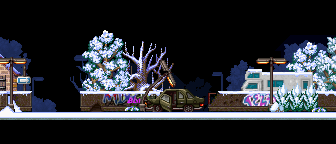

Tiled map render using the project's own tile images. Description and the map definition, with tile-layer contents summarised, below:
An orthogonal 21x9 tile map with 16x16 px tiles, 1 tile layer (Passability), 1 hidden layer not drawn, 1 image layer.

<map version="1.0" orientation="orthogonal" renderorder="right-down" width="21" height="9" tilewidth="16" tileheight="16" nextobjectid="1">
 <tileset firstgid="1" source="Tilesets/Editor.tsx" />
 <imagelayer name="Background">
  <image source="Images/Accident.png" width="336" height="144" />
 </imagelayer>
 <objectgroup name="Object Layer" />
 <layer name="Passability" width="21" height="9" opacity="0">
  <properties>
   <property name="CheckPassability" type="bool" value="true" />
  </properties>
  <data>[189 cells, 107 non-empty, 3 distinct tile ids]</data>
 </layer>
 <imagelayer name="Foreground" visible="0">
  <image source="Images/BedroomAbove.png" width="176" height="80" />
 </imagelayer>
</map>
